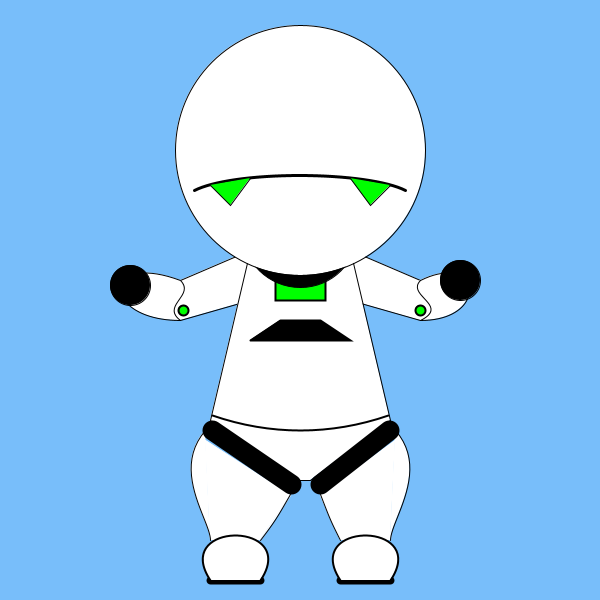
Frame 1 (no input)
Frame 60 (the mouse pressed at the canvas centre just before this capture): identical to frame 1, image omitted
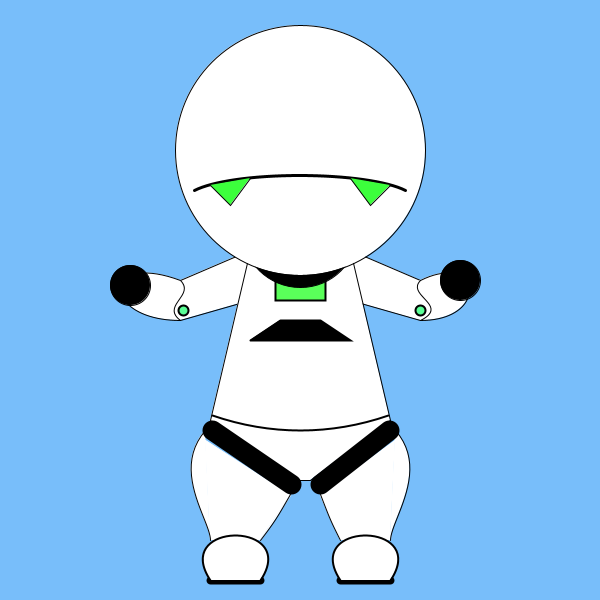
Frame 120 (the mouse held since frame 60 and released just before this capture)

The Processing sketch that drew these frames (run headless with seeded random() and noise(); from frame 60 on, the mouse is pressed at the canvas centre):

// Processing sketch: processing_69880
// ── processing_69880.pde

void setup(){
//setup sketch
size(600,600);
frameRate(100);
smooth();
}


void draw () {
background(120,190,250);

//marvin left arm
fill(255);
beginShape();
vertex(420,280);
vertex(350,250);
vertex(350,300);
vertex(420,320);
endShape();

bezier(420,280,480,250,490,320,420,320);

bezier(420,280,405,295,450,305,420,320);

fill(0);
ellipse(460,280,40,40);
fill(255);

//marvin right arm
beginShape();
vertex(180,280);
vertex(250,250);
vertex(250,300);
vertex(180,320);
endShape();

bezier(180,280,100,250,100,320,180,320);

bezier(180,280,195,295,160,305,180,320);

fill(0);
ellipse(130,285,40,40);
fill(255);

//marvin body
beginShape();
vertex(210,420);
vertex(250,250);
vertex(350,250);
vertex(390,420);
endShape();

beginShape();
vertex(210,420);
vertex(290,480);
vertex(310,480);
vertex(390,420);
endShape();


//marvin embelishment
strokeWeight(2);
bezier(212,415,270,435,330,435,388,415);

fill(0);
beginShape();
vertex(250,340);
vertex(280,320);
vertex(320,320);
vertex(350,340);
vertex(250,340);
endShape();

fill(mouseY*.3,255,mouseY*.3);

rect(275,260,50,40);

fill(mouseX*.3,255,mouseY*.5);

ellipse(420,310,10,10);
ellipse(183,310,10,10);

//marvin Legs
fill(255);
strokeWeight(1);
stroke(255);

beginShape();
vertex(390,540);
vertex(395,440);
vertex(320,495);
vertex(340,540);
endShape();

beginShape();
vertex(260,540);
vertex(290,495);
vertex(205,440);
vertex(210,540);
endShape();

stroke(0);

bezier(395,430,430,470,390,520,390,540);
bezier(320,494,330,520,330,520,340,540);

bezier(205,430,170,470,210,520,210,540);
bezier(290,494,275,520,275,520,260,540);

strokeWeight(20);
line(320,484,389,430);
line(212,430,291,484);


//marvin feet
strokeWeight(8);
line(340,580,390,580);
line(260,580,210,580);

strokeWeight(2);
bezier(340,580,300,520,430,520,390,580);
bezier(260,580,300,520,170,520,210,580);


//marvin head
strokeWeight(1);
fill(0,0,0);
ellipse(300,230,115,115);

fill(255);
ellipse(300,150,250,250);
strokeWeight(3);
arc(300,200,230,50,PI+.4,TWO_PI-.4);

strokeWeight(1);
fill(mouseY*.2,255,mouseY*.2);
beginShape();
vertex(210,185);
vertex(230,205);
vertex(250,178);
endShape();

beginShape();
vertex(390,185);
vertex(370,205);
vertex(350,178);
endShape();



println (mouseX +"," + mouseY);
}
